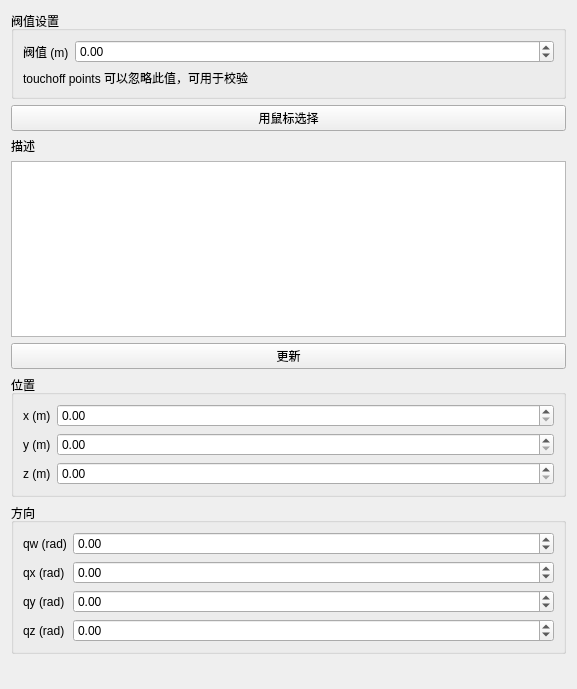
<?xml version="1.0" encoding="UTF-8"?>
<ui version="4.0">
 <class>TouchPointParametersEditor</class>
 <widget class="QWidget" name="TouchPointParametersEditor">
  <property name="geometry">
   <rect>
    <x>0</x>
    <y>0</y>
    <width>577</width>
    <height>689</height>
   </rect>
  </property>
  <property name="windowTitle">
   <string>Form</string>
  </property>
  <layout class="QVBoxLayout" name="verticalLayout">
   <item>
    <widget class="QGroupBox" name="group_box_threshold">
     <property name="title">
      <string>阀值设置</string>
     </property>
     <layout class="QFormLayout" name="formLayout_3">
      <item row="0" column="0">
       <widget class="QLabel" name="label_threshold">
        <property name="text">
         <string>阀值 (m)</string>
        </property>
       </widget>
      </item>
      <item row="0" column="1">
       <widget class="QDoubleSpinBox" name="double_spin_box_threshold">
        <property name="minimum">
         <double>-100000.000000000000000</double>
        </property>
        <property name="maximum">
         <double>1.000000000000000</double>
        </property>
        <property name="singleStep">
         <double>0.010000000000000</double>
        </property>
       </widget>
      </item>
      <item row="1" column="0" colspan="2">
       <widget class="QLabel" name="label_threshold_note">
        <property name="text">
         <string>touchoff points 可以忽略此值，可用于校验</string>
        </property>
       </widget>
      </item>
     </layout>
    </widget>
   </item>
   <item>
    <widget class="QPushButton" name="push_button_select_with_mouse">
     <property name="text">
      <string>用鼠标选择</string>
     </property>
    </widget>
   </item>
   <item>
    <widget class="QLabel" name="label_display">
     <property name="text">
      <string>描述</string>
     </property>
    </widget>
   </item>
   <item>
    <widget class="QTextEdit" name="text_edit_description"/>
   </item>
   <item>
    <widget class="QPushButton" name="push_button_update">
     <property name="text">
      <string>更新</string>
     </property>
    </widget>
   </item>
   <item>
    <widget class="QGroupBox" name="group_box_position">
     <property name="title">
      <string>位置</string>
     </property>
     <layout class="QFormLayout" name="formLayout_2">
      <item row="0" column="0">
       <widget class="QLabel" name="label_x">
        <property name="text">
         <string>x (m)</string>
        </property>
       </widget>
      </item>
      <item row="1" column="0">
       <widget class="QLabel" name="label_y">
        <property name="text">
         <string>y (m)</string>
        </property>
       </widget>
      </item>
      <item row="2" column="0">
       <widget class="QLabel" name="label_z">
        <property name="text">
         <string>z (m)</string>
        </property>
       </widget>
      </item>
      <item row="0" column="1">
       <widget class="QDoubleSpinBox" name="double_spin_box_x">
        <property name="minimum">
         <double>0.000000000000000</double>
        </property>
        <property name="maximum">
         <double>1.000000000000000</double>
        </property>
        <property name="singleStep">
         <double>0.010000000000000</double>
        </property>
       </widget>
      </item>
      <item row="1" column="1">
       <widget class="QDoubleSpinBox" name="double_spin_box_y">
        <property name="minimum">
         <double>0.000000000000000</double>
        </property>
        <property name="maximum">
         <double>1.000000000000000</double>
        </property>
        <property name="singleStep">
         <double>0.010000000000000</double>
        </property>
       </widget>
      </item>
      <item row="2" column="1">
       <widget class="QDoubleSpinBox" name="double_spin_box_z">
        <property name="minimum">
         <double>0.000000000000000</double>
        </property>
        <property name="maximum">
         <double>1.000000000000000</double>
        </property>
        <property name="singleStep">
         <double>0.010000000000000</double>
        </property>
       </widget>
      </item>
     </layout>
    </widget>
   </item>
   <item>
    <widget class="QGroupBox" name="group_box_orientation">
     <property name="title">
      <string>方向</string>
     </property>
     <layout class="QFormLayout" name="formLayout">
      <item row="0" column="0">
       <widget class="QLabel" name="label_qw">
        <property name="text">
         <string>qw (rad)</string>
        </property>
       </widget>
      </item>
      <item row="1" column="0">
       <widget class="QLabel" name="label_qx">
        <property name="text">
         <string>qx (rad)</string>
        </property>
       </widget>
      </item>
      <item row="2" column="0">
       <widget class="QLabel" name="label_qy">
        <property name="text">
         <string>qy (rad)</string>
        </property>
       </widget>
      </item>
      <item row="3" column="0">
       <widget class="QLabel" name="label_qz">
        <property name="text">
         <string>qz (rad)</string>
        </property>
       </widget>
      </item>
      <item row="0" column="1">
       <widget class="QDoubleSpinBox" name="double_spin_box_qw">
        <property name="minimum">
         <double>-100000.000000000000000</double>
        </property>
        <property name="maximum">
         <double>1.000000000000000</double>
        </property>
        <property name="singleStep">
         <double>0.010000000000000</double>
        </property>
       </widget>
      </item>
      <item row="1" column="1">
       <widget class="QDoubleSpinBox" name="double_spin_box_qx">
        <property name="minimum">
         <double>-100000.000000000000000</double>
        </property>
        <property name="maximum">
         <double>1.000000000000000</double>
        </property>
        <property name="singleStep">
         <double>0.010000000000000</double>
        </property>
       </widget>
      </item>
      <item row="2" column="1">
       <widget class="QDoubleSpinBox" name="double_spin_box_qy">
        <property name="minimum">
         <double>-100000.000000000000000</double>
        </property>
        <property name="maximum">
         <double>1.000000000000000</double>
        </property>
        <property name="singleStep">
         <double>0.010000000000000</double>
        </property>
       </widget>
      </item>
      <item row="3" column="1">
       <widget class="QDoubleSpinBox" name="double_spin_box_qz">
        <property name="minimum">
         <double>-100000.000000000000000</double>
        </property>
        <property name="maximum">
         <double>1.000000000000000</double>
        </property>
        <property name="singleStep">
         <double>0.010000000000000</double>
        </property>
       </widget>
      </item>
     </layout>
    </widget>
   </item>
   <item>
    <spacer name="verticalSpacer">
     <property name="orientation">
      <enum>Qt::Vertical</enum>
     </property>
     <property name="sizeHint" stdset="0">
      <size>
       <width>20</width>
       <height>40</height>
      </size>
     </property>
    </spacer>
   </item>
  </layout>
 </widget>
 <resources/>
 <connections/>
</ui>
